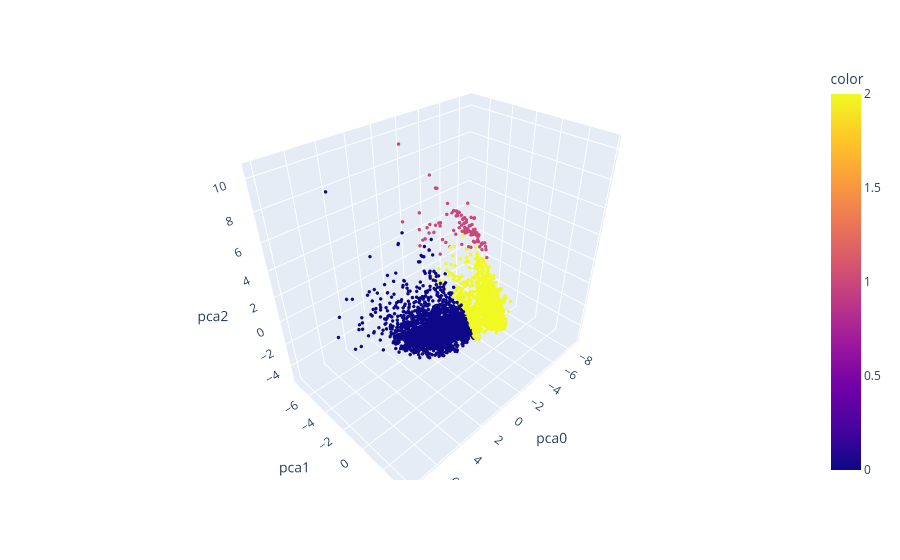

Notebook code for this chart:
### Code cell
cluster_spectral = SpectralClustering(
    n_clusters=3, random_state=42, gamma=0.5
).fit_predict(data_pca)
fig = px.scatter_3d(data_pca, x="pca0", y="pca1", z="pca2", color=cluster_spectral)
fig.update_traces(marker_size=2)
fig.show()

### Figure 1 — Plotly figure (JSON) as saved in the notebook; plotly's stock layout.template omitted (floating-point values rounded to 4 significant figures; data arrays with more than 128 entries replaced by an {"elided": "..."} marker saying what was removed)
{"data": [{"hovertemplate": "pca0=%{x}<br>pca1=%{y}<br>pca2=%{z}<br>color=%{marker.color}<extra></extra>", "legendgroup": "", "marker": {"color": {"elided": "4338 int values"}, "coloraxis": "coloraxis", "size": 2, "symbol": "circle"}, "mode": "markers", "name": "", "scene": "scene", "showlegend": false, "type": "scatter3d", "x": {"elided": "4338 float values"}, "y": {"elided": "4338 float values"}, "z": {"elided": "4338 float values"}}], "layout": {"coloraxis": {"colorbar": {"title": {"text": "color"}}, "colorscale": [[0, "#0d0887"], [0.1111, "#46039f"], [0.2222, "#7201a8"], [0.3333, "#9c179e"], [0.4444, "#bd3786"], [0.5556, "#d8576b"], [0.6667, "#ed7953"], [0.7778, "#fb9f3a"], [0.8889, "#fdca26"], [1, "#f0f921"]]}, "legend": {"tracegroupgap": 0}, "margin": {"t": 60}, "scene": {"domain": {"x": [0, 1], "y": [0, 1]}, "xaxis": {"title": {"text": "pca0"}}, "yaxis": {"title": {"text": "pca1"}}, "zaxis": {"title": {"text": "pca2"}}}}}
